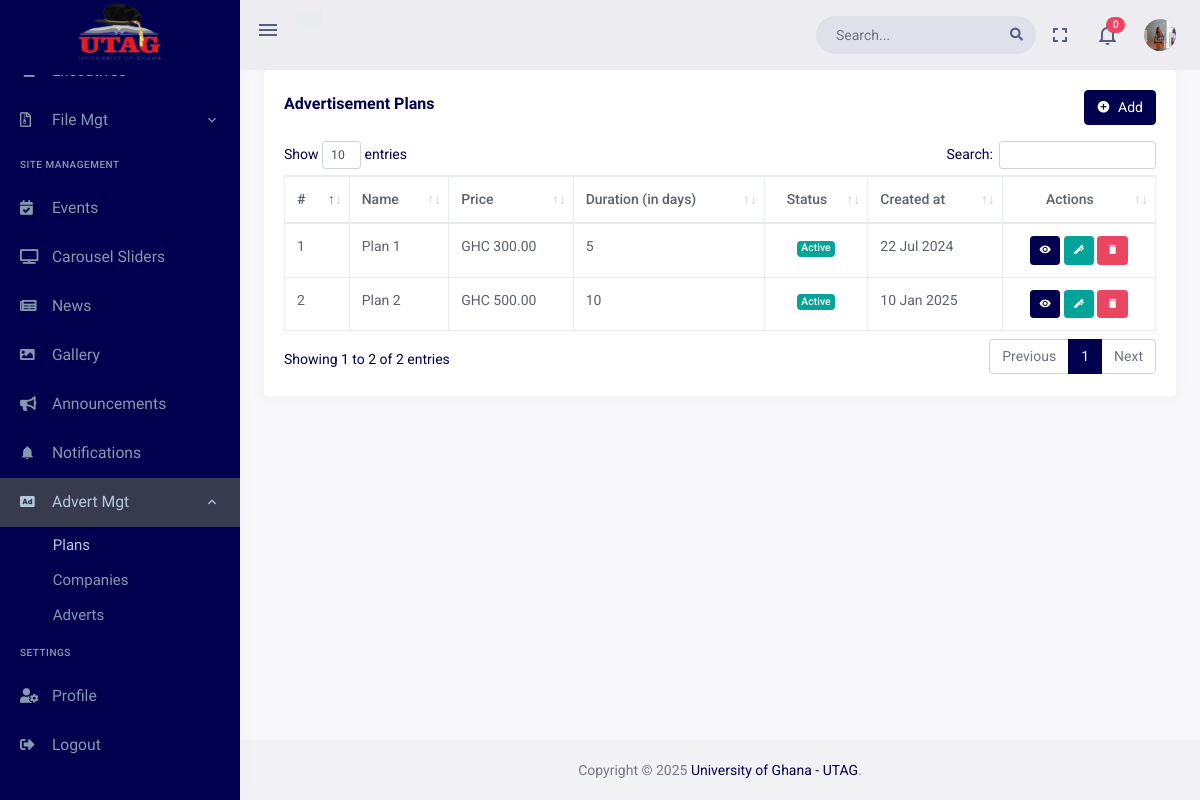
Page /dashboard/plans (signed in) on the committed database.
### accounts/models.py (models this page shows, shortened)
class User(AbstractBaseUser, PermissionsMixin):
    TITLE_CHOICES = (
        ('Prof.', 'Prof.'),
        ("Prof. (Mrs.)", "Prof. (Mrs.)"),
        ('Dr.', 'Dr.'),
        ("Dr. (Alhaji)", "Dr. (Alhaji)"),
        ('Mr.', 'Mr.'),
        ('Mrs.', 'Mrs.'),
    )
    GENDER_CHOICES = (
        ('Male', 'Male'),
        ('Female', 'Female')
    )
    EXECUTIVE_POSITION_CHOICES = (
        ('President', 'President'),
        ('Vice President', 'Vice President'),
        ('Secretary', 'Secretary'),
        ('Treasurer', 'Treasurer'),
        ("Women's Executive Officer", "Women's Executive Officer"),
        ('Past President', 'Past President'),
        ('CBAS Rep', 'CBAS Rep'),
        ('College of Humanities Rep', 'College of Humanities Rep'),
        ('College of Health Rep', 'College of Health Rep'),
        ("College of Education Rep", "College of Education Rep"),
    )
    title = models.CharField(max_length=15, choices=TITLE_CHOICES)
    first_name = models.CharField(max_length=30)
    other_name = models.CharField(max_length=30, blank=True, null=True)
    last_name = models.CharField(max_length=30)
    gender = models.CharField(max_length=10, choices=GENDER_CHOICES)
    profile_pic = models.ImageField(upload_to='profile_pictures/', blank=True, null=True)
    email = models.EmailField(unique=True)
    email_sent = models.BooleanField(default=False)
    phone_number = models.CharField(max_length=15, blank=True, null=True)
    department = models.CharField(max_length=50, blank=True, null=True)
    created_from_dashboard = models.BooleanField(default=False)
    created_by = models.ForeignKey('self', on_delete=models.CASCADE, blank=True, null=True)
    is_bulk_creation = models.BooleanField(default=False)
    created_at = models.DateTimeField(auto_now_add=True)
    updated_at = models.DateTimeField(auto_now=True)
    is_staff = models.BooleanField(default=False)
    is_superuser = models.BooleanField(default=False)
    executive_image = models.ImageField(upload_to='executive_images/', blank=True, null=True)
    executive_position = models.CharField(max_length=30, choices=EXECUTIVE_POSITION_CHOICES, blank=True, null=True)
    fb_profile_url = models.URLField(blank=True, null=True)
    twitter_profile_url = models.URLField(blank=True, null=True)
    linkedin_profile_url = models.URLField(blank=True, null=True)
    date_appointed = models.DateField(null=True, blank=True)
    date_ended = models.DateField(null=True, blank=True)
    is_active_executive = models.BooleanField(default=False)
    objects = UserManager()
    USERNAME_FIELD = 'email'
    REQUIRED_FIELDS = ['title', 'first_name', 'last_name', 'gender']
    def get_full_name(self):
        if self.other_name:
            return f'{self.title} {self.first_name} {self.other_name} {self.last_name}'
        else:
            return f'{self.title} {self.first_name} {self.last_name}'
    def get_profile_pic_url(self):
        return self.profile_pic.url if self.profile_pic else '/static/dashboard/assets/images/users/profile.png'
    def is_admin(self):
        return self.groups.filter(name='Admin').exists() or self.is_superuser
    class Meta:
        permissions = [
        ('view_dashboard', 'Can view dashboard'),
        ('add_admin', 'Can add admin'),
        ('change_admin', 'Can change admin'),
        ('delete_admin', 'Can delete admin'),
        ('view_admin', 'Can view admin'),
        ('add_executive', 'Can add executive'),
        ('change_executive', 'Can change executive'),
        ('delete_executive', 'Can delete executive'),
        ('view_executive', 'Can view executive'),
        ('add_member', 'Can add member'),
        ('change_member', 'Can change member'),
        ('delete_member', 'Can delete member'),
        ('view_member', 'Can view member'),
        ]

### adverts/models.py (models this page shows, shortened)
class AdvertPlan(models.Model):
    STATUS_CHOICES = (
        ('active', 'Active'),
        ('inactive', 'Inactive'),
    )
    POSITION_CHOICES = (
        ('top', 'Top'),
        ('sidebar', 'Sidebar'),
        ('bottom', 'Bottom'),
    )
    name = models.CharField(max_length=255, unique=True, blank=True, null=True)
    description = models.TextField()
    price = models.DecimalField(max_digits=8, decimal_places=2)
    duration_in_days = models.PositiveIntegerField(blank=True, null=True)
    status = models.CharField(max_length=255, choices=STATUS_CHOICES, default='active')
    positions = models.CharField(
        max_length=100,
        choices=POSITION_CHOICES,
        blank=True,
        help_text="Select the positions available for this plan."
    )
    created_at = models.DateTimeField(auto_now_add=True)

### dashboard/views/adverts.py (the view)
# urls.py: path('plans',views.AdvertPlansView.as_view(), name='plans'),
class AdvertPlansView(PermissionRequiredMixin, View):
    permission_required = 'adverts.view_advertplan'
    template_name = 'dashboard_pages/advert_plans.html'
    @method_decorator(MustLogin)
    def get(self, request):
        plans = AdvertPlan.objects.all()
        notifications = Notification.objects.filter(user=request.user).order_by('-created_at')[:5]
        notification_count = Notification.objects.filter(user=request.user, status='UNREAD').count()
        context = {
            'plans' : plans,
            'notification_count' : notification_count,
            'notifications' : notifications
        }
        return render(request, self.template_name, context)

### dashboard/templates/dashboard_pages/advert_plans.html (shortened to what this page needs)
{% extends "base/dashboard_base.html" %}
{% load static %}
{% block content %}
<div class="page-content">
  <div class="container-fluid">
    <div class="row">
      <div class="col-12">
        <div class="card">
          <div class="card-body">
            <div class="row align-items-center">
              <div class="col-md-8">
                <h4 class="card-title">Advertisement Plans</h4>
              </div>
              {% if user.is_admin or user.is_superuser %}
              <div class="col-md-4">
                <div class="float-end d-none d-md-block">
                  <button class="btn btn-primary" type="button" data-bs-toggle="modal" data-bs-target="#createAdvertPlanModal">
                    <i class="mdi mdi-plus-circle me-1"></i> Add
                  </button>
                </div>
              </div>
              {% endif %}
            </div>
            <div class="mt-3">
              <table id="datatable" class="table table-bordered dt-responsive nowrap" style="border-collapse: collapse; border-spacing: 0; width: 100%;">
                <thead>
                  <tr>
                    <th>#</th>
                    <th>Name</th>
                    <th>Price</th>
                    <th>Duration (in days)</th>
                    <th class="text-center">Status</th>
                    <th>Created at</th>
                    <th class="text-center">Actions</th>
                  </tr>
                </thead>
                <tbody>
                  {% for plan in plans %}
                  <tr>
                    <td>{{ forloop.counter }}</td>
                    <td>{{ plan.name }}</td>
                    <td>GHC {{ plan.price }}</td>
                    <td>{{ plan.duration_in_days }}</td>
                    {% if plan.status == "active" %}
                    <td class="text-center">
                      <span class="badge bg-success">Active</span>
                    </td>
                    {% else %}
                    <td class="text-center">
                      <span class="badge bg-warning">Inactive</span>
                    </td>
                    {% endif %}
                    <td>{{ plan.created_at|date:"d M Y" }}</td>
                    <td class="text-center">
                      <a href="#" class="btn btn-primary btn-sm" data-bs-toggle="modal" data-bs-target="#advertPlanDetailsModal_{{ plan.id }}" title="View">
                        <i class="mdi mdi-eye"></i>
                      </a>
                      {% if user.is_admin or user.is_superuser %}
                      <a href="#" class="btn btn-success btn-sm" data-bs-toggle="modal" data-bs-target="#editAdvertPlanModal_{{ plan.id }}" title="Edit">
                        <i class="mdi mdi-pen"></i>
                      </a>
                      <a href="{% url 'dashboard:delete_plan' plan.id %}" class="btn btn-danger btn-sm" onclick="return confirm('Are you sure you want to delete this plan?');" title="Delete">
                        <i class="mdi mdi-delete"></i>
                      </a>
                      {% endif %}
                    </td>
                  </tr>
                  {% endfor %}
                </tbody>
              </table>
            </div>
          </div>
        </div>
      </div>
    </div>
  </div>
</div>
{% endblock content %}
{% block my_styles %}
 <link href="{% static 'dashboard/assets/libs/datatables.net-bs4/css/dataTables.bootstrap4.min.css' %}" rel="stylesheet" type="text/css">
 <link href="{% static 'dashboard/assets/libs/datatables.net-buttons-bs4/css/buttons.bootstrap4.min.css' %}" rel="stylesheet" type="text/css">
 <link href="{% static 'dashboard/assets/libs/datatables.net-responsive-bs4/css/responsive.bootstrap4.min.css' %}" rel="stylesheet" type="text/css">
 {% endblock my_styles %}

### dashboard/templates/includes/dash_header.html (shortened to what this page needs)
{% load static %}
<header id="page-topbar">
    <div class="navbar-header">
        <div class="d-flex">
            <div class="navbar-brand-box">
                <a href="{% url 'website:index' %}" class="logo logo-light">
                    <span class="logo-lg">
                        <img src="{% static 'dashboard/assets/images/utag_ug.png' %}" alt="" height="80">
                    </span>
                </a>
            </div>
            <button type="button" class="btn btn-sm px-3 font-size-24 header-item waves-effect" id="vertical-menu-btn">
                <i class="mdi mdi-menu"></i>
            </button>
            <div class="d-none d-sm-block">
                <div class="pt-3 d-inline-block">
                    {% if user.is_authenticated %}
                    <p class="btn btn-secondary">
                    </p>
                    {% endif %}
                </div>
            </div>
        </div>
        <div class="d-flex">
            <form class="app-search d-none d-lg-block">
                <div class="position-relative">
                    <input type="text" class="form-control" placeholder="Search...">
                    <span class="fa fa-search"></span>
                </div>
            </form>
            <div class="dropdown d-none d-lg-inline-block">
                <button type="button" class="btn header-item noti-icon waves-effect" data-bs-toggle="fullscreen">
                    <i class="mdi mdi-fullscreen"></i>
                </button>
            </div>
            <div class="dropdown d-inline-block">
                <button type="button" class="btn header-item noti-icon waves-effect" id="page-header-notifications-dropdown" data-bs-toggle="dropdown" aria-haspopup="true" aria-expanded="false">
                    <i class="mdi mdi-bell-outline"></i>
                    <span class="badge bg-danger rounded-pill">{{ notification_count }}</span>
                </button>
            </div>
            <div class="dropdown d-inline-block">
                <button type="button" class="btn header-item waves-effect" id="page-header-user-dropdown" data-bs-toggle="dropdown" aria-haspopup="true" aria-expanded="false">
                    <img class="rounded-circle header-profile-user" src="{% if request.user.profile_pic %} {{ request.user.get_profile_pic_url }} {% else %} {% static 'dashboard/assets/images/users/profile.png' %} {% endif %}" alt="Header Avatar">
                </button>
            </div>
        </div>
    </div>
</header>

### rows in the picture
User: profile_pic (picture)
AdvertPlan: name "Plan 1", price "300.00", duration_in_days "5", status "Active", created_at "22 Jul 2024"
AdvertPlan: name "Plan 2", price "500.00", duration_in_days "10", status "Active", created_at "10 Jan 2025"

### other values in the picture
{{ notification_count }} "0"
